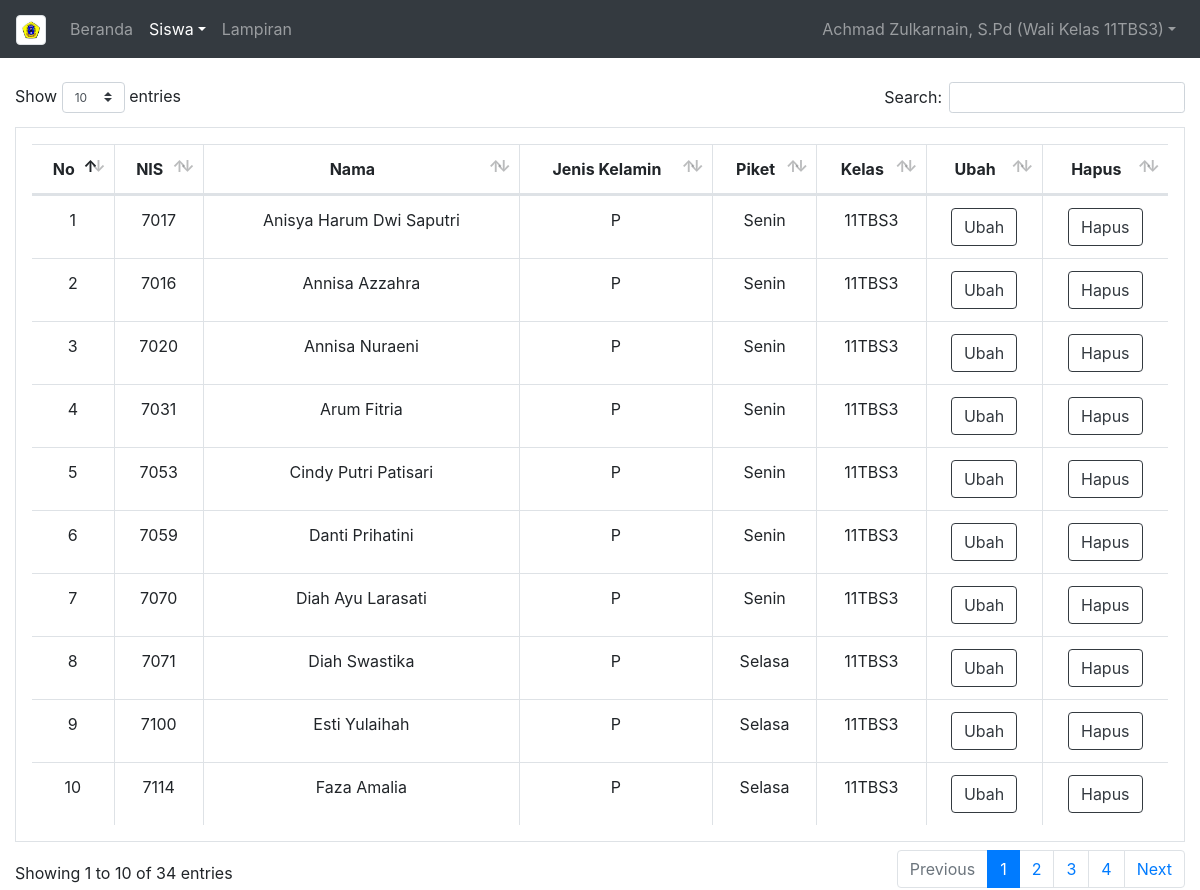
/datasiswa.php (signed in), run on the app's committed database.
### tables this page shows
CREATE TABLE `siswa` (
  `no` int(2) NOT NULL,
  `nis` varchar(12) NOT NULL,
  `name` varchar(36) NOT NULL,
  `gender` varchar(1) NOT NULL,
  `kelas` varchar(6) NOT NULL,
  `hari` varchar(6) NOT NULL
);

### datasiswa.php (the view, shortened to what this page needs)
<?php
	include 'config.php';
	if(isset($_SESSION['username']) && isset($_SESSION['kelass'])){
    $kelas = $_SESSION['kelass'];
        $nama = $_SESSION['nama'];
		$query = mysqli_query($con,"SELECT * FROM siswa WHERE kelas = '$kelas' ORDER BY kelas, no");
?>
<!DOCTYPE html>
<html>
<head>
  <link rel="stylesheet" type="text/css" href="DataTables/datatables.min.css"/>
  <link rel="stylesheet" type="text/css" href="css/style.css">
</head>
<body>
    <nav class="navbar navbar-expand-lg navbar-dark bg-dark">
  <a class="navbar-brand" href="indexp.php"><img class='img-thumbnail' src="img/smkn24.png" width="30" height="30" alt=''></a>
  <div class="collapse navbar-collapse" id="navbarSupportedContent">
    <ul class="navbar-nav mr-auto">
      <li class="nav-item">
        <a class="nav-link" href="indexp.php">Beranda <span class="sr-only">(current)</span></a>
      </li>
          <li class="nav-item dropdown active">
            <a class="nav-link dropdown-toggle" href="#" id="dropdown01" data-toggle="dropdown" aria-haspopup="true" aria-expanded="false">Siswa</a>
          </li>
       <li class="nav-item">
        <a class="nav-link" href="lampiran.php">Lampiran</a>
      </li>
    </ul>
      <ul class="navbar-nav justify-content-end">
        <li class="nav-item dropdown">
            <a class="nav-link dropdown-toggle" href="#" id="dropdown01" data-toggle="dropdown" aria-haspopup="true" aria-expanded="false"><?php echo $nama." (Wali Kelas ".$kelas.")"; ?></a>
          </li>
      </ul>
  </div>
</nav><br>
<div class="container-fluid">
<form method="post" action="">
<table class="table text-center table-bordered p-3 table-hover" id="table_id">
  <thead>
    <tr>
      <th scope="col">No</th>
      <th scope="col">NIS</th>
      <th scope="col">Nama</th>
      <th scope="col">Jenis Kelamin</th>
      <th scope="col">Piket</th>
      <th scope="col">Kelas</th>
      <th scope="col">Ubah</th>
      <th scope="col">Hapus</th>
    </tr>
  </thead>
  <tbody id="myTable">
    <?php
  while($data= mysqli_fetch_array($query))
{
  echo "<tr>";
  echo "<td>".$data['no']."</td>";
  echo "<td>".$data['nis']."</td>";
  echo "<td>".$data['name']."</td>";
  echo "<td>".$data['gender']."</td>";
  echo "<td>".$data['hari']."</td>";
  echo "<td>".$data['kelas']."</td>";
  echo "<td><a href='siswa.php?nis=".$data['nis']."'><button type=button class='btn btn-outline-dark'>Ubah</button></a></td>";
echo "<td><a href='deletesiswa.php?nis=".$data['nis']."'><button type=button class='btn btn-outline-dark'>Hapus</button></a></td>";
  ?>
  <?php echo "</tr>";
}
  ?>
  </tbody>
</table>
</form>
</div>
<?php
}
?>

### data on the page
siswa: no "1", nis "7017", name "Anisya Harum Dwi Saputri", gender "P", hari "Senin", kelas "11TBS3"
siswa: no "2", nis "7016", name "Annisa Azzahra", gender "P", hari "Senin", kelas "11TBS3"
siswa: no "3", nis "7020", name "Annisa Nuraeni", gender "P", hari "Senin", kelas "11TBS3"
siswa: no "4", nis "7031", name "Arum Fitria", gender "P", hari "Senin", kelas "11TBS3"
siswa: no "5", nis "7053", name "Cindy Putri Patisari", gender "P", hari "Senin", kelas "11TBS3"
siswa: no "6", nis "7059", name "Danti Prihatini", gender "P", hari "Senin", kelas "11TBS3"
siswa: no "7", nis "7070", name "Diah Ayu Larasati", gender "P", hari "Senin", kelas "11TBS3"
siswa: no "8", nis "7071", name "Diah Swastika", gender "P", hari "Selasa", kelas "11TBS3"
siswa: no "9", nis "7100", name "Esti Yulaihah", gender "P", hari "Selasa", kelas "11TBS3"
siswa: no "10", nis "7114", name "Faza Amalia", gender "P", hari "Selasa", kelas "11TBS3"

### other printed values
$nama "Achmad Zulkarnain, S.Pd"
$kelas "11TBS3"
